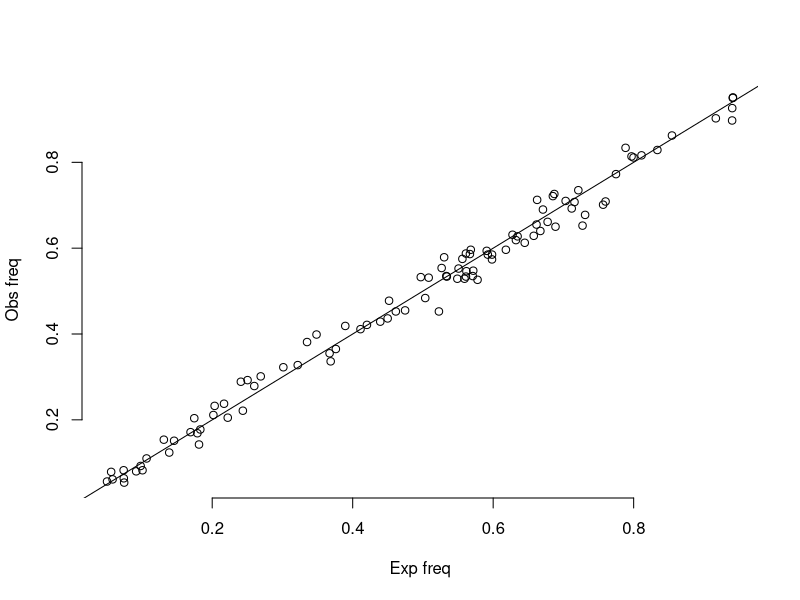
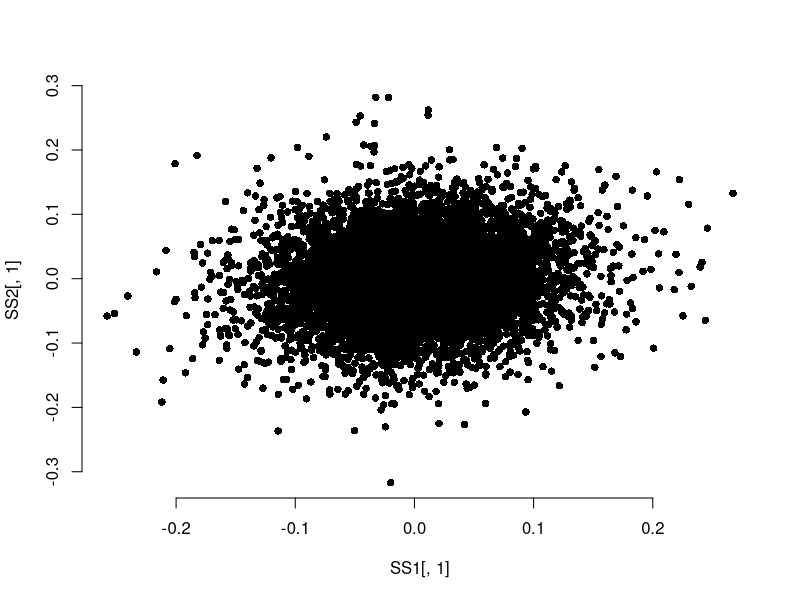
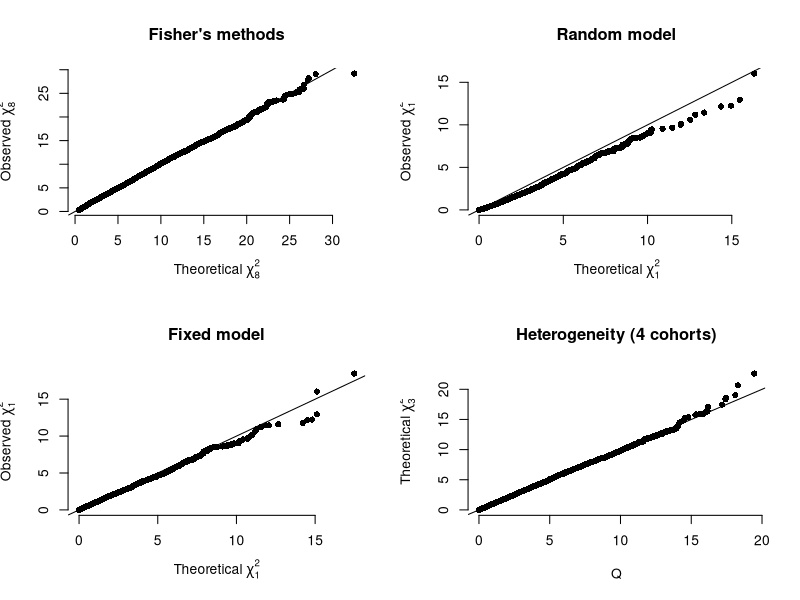

Source code (R) for these figures, in order:
## ---- chunk 1
Date=Sys.Date()[1]
print(paste0("Document was last updated at ", Date, "."))
## ---- chunk 2
print("Write R code for simulating a single cohort")
## ---- chunk 3
print("Write R code for estimating single-marker gwas")
## ---- chunk 4

M=100
Kid=2
freq=runif(M, 0.05, 0.95)
hsq=0.5
b=rnorm(M, 0, sqrt(3*hsq/M))
famSize=100
FamG=array(0, dim=c(famSize, (2+Kid)*2, M))
Phe=array(0, (2+Kid)*famSize)
for(f in 1:famSize) {
  for(i in 1:famSize) {
    fg=matrix(c(rbinom(M, 1, freq), rbinom(M, 1, freq)), 2, M, byrow = T)
    mg=matrix(c(rbinom(M, 1, freq), rbinom(M, 1, freq)), 2, M, byrow = T)
    Phe[(f-1)*(2+Kid)+1]= sum(fg[1,]*b+fg[2,]*b)
    Phe[(f-1)*(2+Kid)+2]= sum(mg[1,]*b+mg[2,]*b)

    kg=matrix(0, Kid*2, M)
    for(k in 1:Kid) {
      kg[(k-1)*2+1,] = fg[rbinom(1, 1, 0.5)+1,]
      kg[(k-1)*2+2,] = fg[rbinom(1, 1, 0.5)+1,]
      Phe[(f-1)*(2+Kid)+2+k] = sum(kg[(k-1)*2+1,]*b+kg[(k-1)*2+2,]*b)
    }
    FG=rbind(fg, mg, kg)
    FamG[f,,]=FG
  }
}
plot(freq, colMeans(colMeans(FamG[,,])), xlab="Exp freq", ylab="Obs freq", bty='n')
abline(a=0, b=1)
print(var(Phe))
Phe=Phe+rnorm(length(Phe), 0, sqrt(0.5))
print(var(Phe))
## ---- chunk 5
SimuInd <- function(s, m, h2, fq, B) {
  hsq=h2
  
  Gn=matrix(0, s, m+1)
  for(i in 1:s) {
    Gn[i, 1:m] = rbinom(m, 2, fq)
    Gn[i, m+1] = sum(Gn[i,1:m]*B) + rnorm(1, 0, sqrt(1-h2))
  }
  return(Gn)
}

SimuNuFam <- function (n1, m, k, h2, fq, B) {
  
  famSize=n1
  M=m
  Kid=k
  hsq=h2
  
  freq=fq
  b=B
  #  FamG=array(0, dim=c(famSize, (2+Kid)*2, M))
  FamG=array(0, dim=c(famSize, 2+Kid, M+1))
  
  Phe=array(0, (2+Kid)*famSize)
  for(f in 1:famSize) {
    fg=matrix(c(rbinom(M, 1, freq), rbinom(M, 1, freq)), 2, M, byrow = T)
    mg=matrix(c(rbinom(M, 1, freq), rbinom(M, 1, freq)), 2, M, byrow = T)
    Phe[(f-1)*(2+Kid)+1]= sum(fg[1,1:M]*b+fg[2,1:M]*b) + rnorm(1, 0, sqrt(1-h2))
    Phe[(f-1)*(2+Kid)+2]= sum(mg[1,1:M]*b+mg[2,1:M]*b) + rnorm(1, 0, sqrt(1-h2))
    FamG[f,1,1:M]=apply(fg, 2, sum)
    FamG[f,2,1:M]=apply(mg, 2, sum)
    
    kg=matrix(0, Kid*2, M)
    for(k in 1:Kid) {
      kg[(k-1)*2+1,] = fg[rbinom(1, 1, 0.5)+1,]
      kg[(k-1)*2+2,] = fg[rbinom(1, 1, 0.5)+1,]
      Phe[(f-1)*(2+Kid)+2+k] = sum(kg[(k-1)*2+1,1:M]*b+kg[(k-1)*2+2,1:M]*b) + rnorm(1, 0, sqrt(1-h2))
      FamG[f,2+k,1:M]=apply(kg[c((k-1)*2+1,(k-1)*2+2),], 2, sum)
    }
  }
  FamG[,,M+1] = Phe
  return(FamG)
}


h2=0.5
M=10000
freq=runif(M, 0.05, 0.95)
b=rnorm(M, 0, sqrt(3*h2/M))

S1=1000 #sample size 1
S2=1000 #sample size 2

n0=100 #overlapping samples
n1=100 #overlapping first-degree relatives

pop1=SimuInd(S1-n0-n1, M, h2, freq, b) #independent sample
pop2=SimuInd(S2-n0-n1, M, h2, freq, b) #independent sample
Gn0=SimuInd(n0, M, h2, freq, b) #overlapping samples
Gn1=SimuNuFam(n1, 10000, 2, h2, freq, b) #nuclear family

sample1=rbind(pop1, Gn0, Gn1[,3,])
sample2=rbind(pop2, Gn0, Gn1[,4,])

SS1=matrix(0, nrow = M, 4)
for(i in 1:M) {
  mod=lm(sample1[,M+1]~sample1[,i])
  SS1[i,]=summary(mod)$coefficient[2,]
}

SS2=matrix(0, nrow = M, 4)
for(i in 1:M) {
  mod=lm(sample2[,M+1]~sample2[,i])
  SS2[i,]=summary(mod)$coefficient[2,]
}
plot(SS1[,1], SS2[,1], bty="n", pch=16)

## ---- chunk 6
set.seed(1000)
CT=4
N=ceiling(rnorm(CT, 3000, 1000))
M=10000

#freq
P=runif(M, 0.05, 0.95)
Freq=matrix(0, M, CT)
for(i in 1:CT) {
  Freq[,i] = rnorm(M, P, sd=sqrt((P*(1-P))/(2*N[i])))
}

#mat
h2=0.5
Beta=rnorm(M, 0, sd=0)#=sqrt(h2/sum(2*P*(1-P))))
Bmat=matrix(0, M, CT)
Smat=matrix(0, M, CT)
Pmat=matrix(0, M, CT)
for(i in 1:CT) {
  Smat[,i]=1/(N[i]*2*Freq[,i]*(1-Freq[,i]))
  Bmat[,i] = rnorm(M, Beta, sd=sqrt(Smat[,i]))
  Pmat[,i] = (1-pnorm(abs(Bmat[,i]/sqrt(Smat[,i]))))*2
}

#fixed model
FisherP=matrix(0, M, 1)
Fmeta=matrix(0, M, 3)
Qmeta=matrix(0, M, 6)
for(i in 1:M) {
  FisherP[i,1]=-2*sum(log(Pmat[i,]))

  v=1/Smat[i,]
  Fmeta[i,2]=1/sum(v)
  Fmeta[i,1]=sum(Bmat[i,]*v)/sum(v)
  Fmeta[i,3]=Fmeta[i,1]/sqrt(Fmeta[i,2])

  Qmeta[i,4]=sum(v*(Bmat[i,]-Fmeta[i,1])^2)
  Qmeta[i,5]=sum(v)-sum(v^2)/sum(v)
  Qmeta[i,6]=(Qmeta[i,4]-(CT-1))/Qmeta[i,5]
  if(Qmeta[i,6]<0) {
    Qmeta[i,6]=0
  }
  vr=1/(Smat[i,]+Qmeta[i,6])
  Qmeta[i,2]=1/sum(v)+Qmeta[i,6]
  Qmeta[i,1]=sum(vr*Bmat[i,])/sum(vr)
  Qmeta[i,3]=Qmeta[i,1]^2/Qmeta[i,2]
}
layout(matrix(1:4, 2, 2))
qqplot(main="Fisher's methods", xlab=expression(paste("Theoretical ", chi[8]^2)),
       ylab=expression(paste("Observed ", chi[8]^2)),
       FisherP, rchisq(M, 8), bty="n", pch=16)
abline(a=0, b=1)

qqplot(main="Fixed model", xlab=expression(paste("Theoretical ", chi[1]^2)),
       ylab=expression(paste("Observed ", chi[1]^2)),
       rchisq(M, 1), Fmeta[,3]^2, bty='n', pch=16)
abline(a=0, b=1)

qqplot(main="Random model", xlab=expression(paste("Theoretical ", chi[1]^2)),
       ylab=expression(paste("Observed ", chi[1]^2)),
       rchisq(M,1), Qmeta[,1]^2/Qmeta[,2], bty='n', pch=16)
abline(a=0, b=1)

qqplot(main="Heterogeneity (4 cohorts)", xlab="Q", ylab=expression(paste("Theoretical ", chi[3]^2)), Qmeta[,4], rchisq(M,CT-1), bty='n', pch=16)
abline(a=0, b=1)
## ---- chunk 7
print("Write R code for ld simulation")
